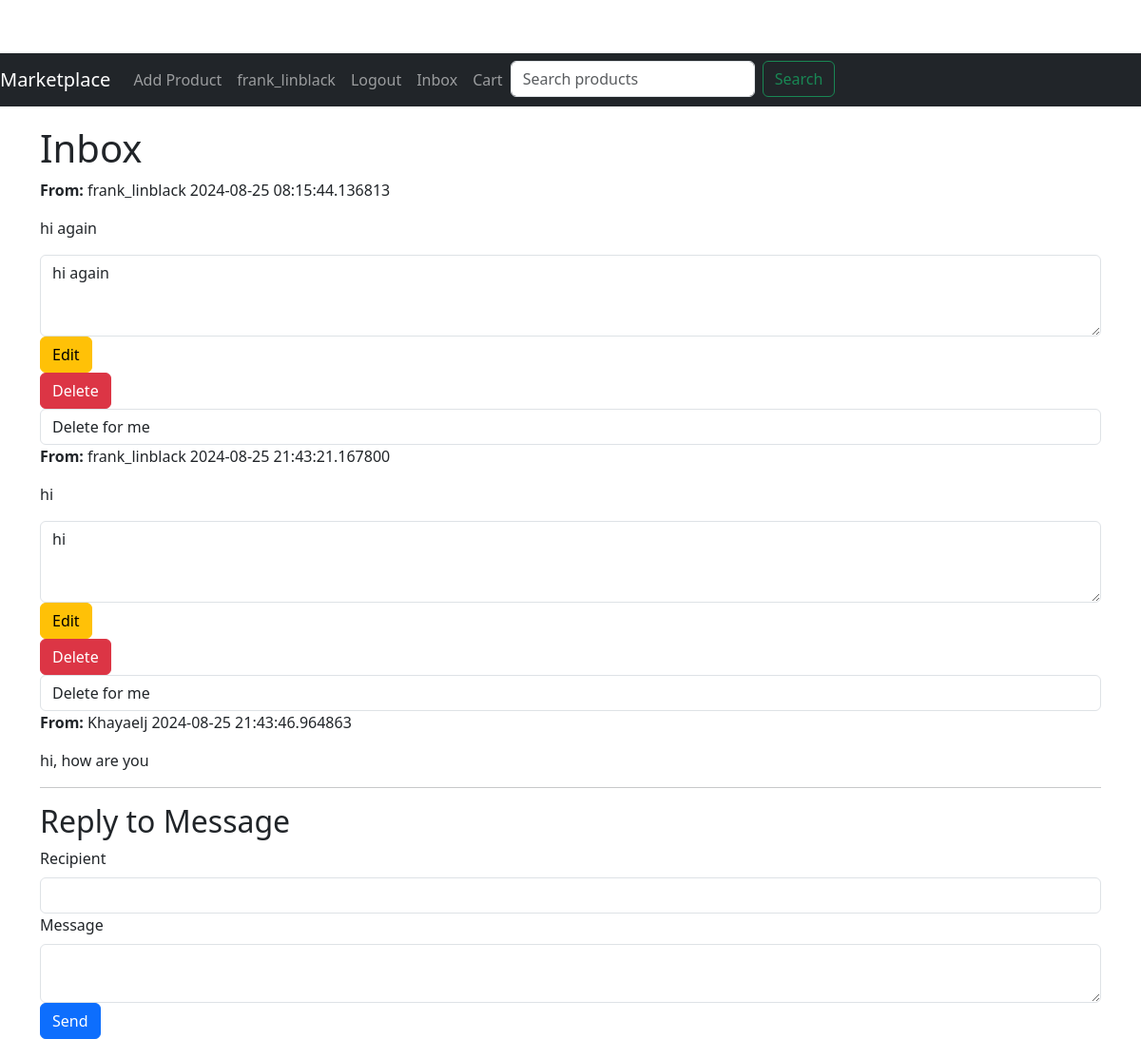
The page /inbox (signed in) on the database its author committed.
### app/models.py (models this page shows, shortened)
class User(UserMixin, db.Model):
    id = db.Column(db.Integer, primary_key=True)
    username = db.Column(db.String(64), index=True, unique=True)
    email = db.Column(db.String(120), index=True, unique=True)
    password_hash = db.Column(db.String(128))
    profile_picture = db.Column(db.String(150), nullable=True)
    products = db.relationship('Product', backref='author', lazy='dynamic')
    reviews = db.relationship('Review', backref='author', lazy='dynamic')
    wishlist_entries = db.relationship('Wishlist', backref='user', lazy=True)
    received_messages = db.relationship('Message', foreign_keys='Message.receiver_id', backref='receiver', overlaps="sent_messages,received_messages")
    sent_messages = db.relationship('Message', foreign_keys='Message.sender_id', backref='sender', overlaps="received_messages,sent_messages")

class Message(db.Model):
    id = db.Column(db.Integer, primary_key=True)
    sender_id = db.Column(db.Integer, db.ForeignKey('user.id'))
    receiver_id = db.Column(db.Integer, db.ForeignKey('user.id'))
    body = db.Column(db.String(1024))
    timestamp = db.Column(db.DateTime, index=True, default=datetime.utcnow)
    read = db.Column(db.Boolean, default=False)
    edited = db.Column(db.Boolean, default=False)
    edit_timestamp = db.Column(db.DateTime, nullable=True)
    deleted_for_sender = db.Column(db.Boolean, default=False)
    deleted_for_receiver = db.Column(db.Boolean, default=False)

### app/routes.py (the view, shortened to what this page needs)
@bp.route('/inbox', methods=['GET', 'POST'])
@login_required
def inbox():
    messages = Message.query.filter(
        (Message.receiver_id == current_user.id) & (Message.deleted_for_receiver == False) |
        (Message.sender_id == current_user.id) & (Message.deleted_for_sender == False)
    ).order_by(Message.timestamp.asc()).all()
    form = MessageForm()
    for message in messages:
        if not message.read and message.receiver_id == current_user.id:
            message.read = True
            db.session.commit()
    return render_template('inbox.html', title='Inbox', messages=messages, form=form)

### app/forms.py
class MessageForm(FlaskForm):
    recipient = StringField('Recipient', validators=[DataRequired()])
    body = TextAreaField('Message', validators=[DataRequired()])
    submit = SubmitField('Send')

### app/models.py (called while the page is built)
@login.user_loader
def load_user(id):
    return User.query.get(int(id))

### app/routes.py (called while the page is built)
@bp.before_request
def before_request():
    if current_user.is_authenticated:
        unread_count = Message.query.filter_by(receiver_id=current_user.id, read=False).count()
        current_app.jinja_env.globals['unread_count'] = unread_count

### app/templates/inbox.html (shortened to what this page needs)
{% extends "base.html" %}
{% block content %}
<h1>{{ title }}</h1>
<div class="inbox-messages">
    {% for message in messages %}
    <div class="message-item {% if not message.read %}unread{% endif %}">
        <p><strong>From:</strong> {{ message.sender.username }} <span class="timestamp">{{ message.timestamp }}</span></p>
        <p>{{ message.body }}</p>
        {% if message.sender.id == current_user.id %}
        <div class="message-actions">
            <form method="POST" action="{{ url_for('main.edit_message', message_id=message.id) }}">
                <div class="form-group">
                    <textarea name="body" class="form-control" rows="3">{{ message.body }}</textarea>
                </div>
                <button type="submit" class="btn btn-warning">Edit</button>
            </form>
            <form method="POST" action="{{ url_for('main.delete_message', message_id=message.id) }}" style="display:inline;">
                <button type="submit" class="btn btn-danger">Delete</button>
                <select name="delete_option" class="form-control">
                    <option value="user">Delete for me</option>
                </select>
            </form>
        </div>
        {% endif %}
    </div>
    {% endfor %}
</div>
<hr>
<div class="message-reply">
    <h2>Reply to Message</h2>
    <form method="POST" action="">
        <div class="form-group">
            {{ form.recipient.label(class="form-label") }}
            {{ form.recipient(class="form-control") }}
        </div>
        <div class="form-group">
            {{ form.body.label(class="form-label") }}
            {{ form.body(class="form-control") }}
        </div>
        <div class="form-group">
            {{ form.submit(class="btn btn-primary") }}
        </div>
    </form>
</div>
{% endblock %}

### app/templates/base.html (shortened to what this page needs)
<!doctype html>
<html lang="en">
<head>
  <link rel="stylesheet" href="{{ url_for('static', filename='css/styles.css') }}">
  <link href="https://cdn.jsdelivr.net/npm/bootstrap@5.3.0/dist/css/bootstrap.min.css" rel="stylesheet">
</head>
<body>
  <nav class="navbar navbar-expand-lg navbar-dark bg-dark">
    <a class="navbar-brand" href="{{ url_for('main.index') }}">Marketplace</a>
    <div class="collapse navbar-collapse" id="navbarNav">
      <ul class="navbar-nav">
        {% if current_user.is_authenticated %}
        <li class="nav-item">
          <a class="nav-link" href="{{ url_for('main.add_product') }}">Add Product</a>
        </li>
        <li class="nav-item">
          <a class="nav-link" href="{{ url_for('main.edit_profile') }}">{{ current_user.username }}</a>
        </li>
        <li class="nav-item">
          <a class="nav-link" href="{{ url_for('main.logout') }}">Logout</a>
        </li>
        <li class="nav-item">
          <a class="nav-link" href="{{ url_for('main.inbox') }}">
            Inbox
          </a>
        </li>
        {% endif %}
        <li class="nav-item">
          <a class="nav-link" href="{{ url_for('main.cart') }}">Cart</a>
        </li>
        <li class="nav-item">
          <form class="d-flex ms-auto" action="{{ url_for('main.search') }}" method="get">
            <input class="form-control me-2" type="search" name="query" placeholder="Search products" aria-label="Search">
            <button class="btn btn-outline-success" type="submit">Search</button>
          </form>
        </li>
      </ul>
    </div>
  </nav>
  <div class="container">
    {% block content %}{% endblock %}
  </div>
</body>
</html>

### app/static/css/styles.css (style rules this page uses)
body { padding-top: 56px; }
.navbar { margin-bottom: 20px; }
.container { max-width: 960px; margin: 0 auto; }
.btn { border-radius: .2rem; padding: .5rem 1rem; }
.btn-primary { background-color: #007bff; border-color: #007bff; }
.btn-danger { background-color: #dc3545; border-color: #dc3545; }

### rows shown on the page
User: username "frank_linblack"
Message: sender.username "frank_linblack", timestamp "2024-08-25 08:15:44.136813", body "hi again"
Message: sender.username "frank_linblack", timestamp "2024-08-25 21:43:21.167800", body "hi"
Message: sender.username "Khayaelj", timestamp "2024-08-25 21:43:46.964863", body "hi, how are you"

### other values the page prints
{{ title }} "Inbox"
